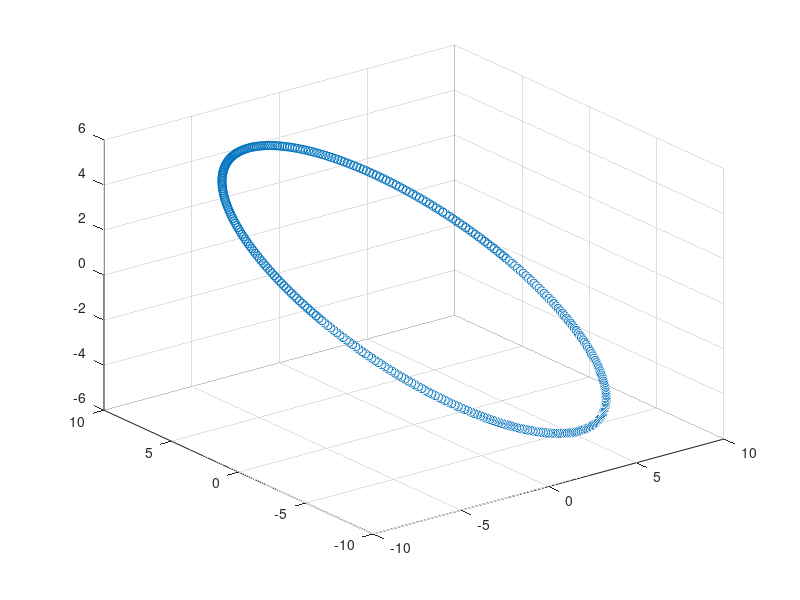

Write the MATLAB code that produced this figure.
% akala

r = 10;
thetainit = 45;
phiinit = 30;

t = 0:1:360;

R1 = [cosd(thetainit) -sind(thetainit) 0; sind(thetainit) cosd(thetainit) 0; 0 0 1];
R2 = [1 0 0; 0 cosd(phiinit) -sind(phiinit); 0 sind(phiinit) cosd(phiinit)];

R = R1 * R2;

x2 = r * cosd(t);
y2 = r * sind(t);
z2 = zeros(1,length(t));

xyz = R * [x2; y2; z2];

scatter3(xyz(1,:), xyz(2,:), xyz(3,:))